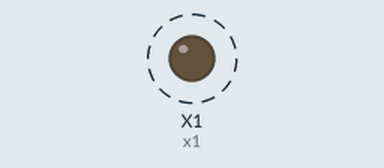
This program was run on a simulated pyboard running MicroPython. Shown: output pins drawn as LEDs (lit = HIGH). Dashed ring = blinking. Library files of the repository ran but are not shown: 1 file(s); what the program prints to the serial console is not drawn.

Above: at 0.5 s.
Timing chart, 0 to 4.6 s (numbered marks = the images above):
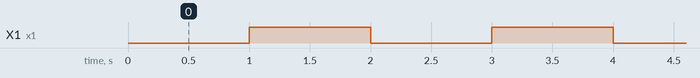

Measured:
- by itself, X1 (x1): alternates HIGH for 1.0 s and LOW for 1.0 s

The program:

main.py
```python
# main.py -- put your code here!

from pyb import Pin,delay

x1 = Pin('X1',Pin.OUT_PP)
while True:
    x1.value(0)
    print(x1.value())
    delay(1000)
    x1.value(1)
    print(x1.value())
    delay(1000)
```
